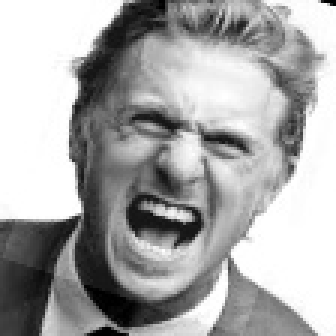
//> input picture code/ascend_310B/smart_ip_interaction/datasets/emotion_dataset_6cls/test/angry/4_jpg.rf.f9677a5917b25f15e8441198f8145abc_0.jpg, 112 x 112 px (shown 3 times larger)
$ ./host ../../../../../../../../ascend_310B/smart_ip_interaction/datasets/emotion_dataset_6cls/test/angry/20231118_194043_jpg.rf.3103f7b5193b400b794ffb58ec3b2d90_0.jpg ../../../../../../../../ascend_310B/smart_ip_interaction/datasets/emotion_dataset_6cls/test/angry/4_jpg.rf.f9677a5917b25f15e8441198f8145abc_0.jpg 100 100 100 100 3   (built with g++ and OpenCV 4)
//> lines starting //> are read from the running program, lines starting //| are printed output that depends on the picture; after the words box and inside, x2 and y2 are one past the last pixel; in counts of white or black regions, pixels touching at a corner belong together
// [16 lines of licence text are left out]

#define PROFILE

#include <adf/adf_api/XRTConfig.h>
#include <chrono>
#include <common/xf_aie_sw_utils.hpp>
#include <common/xfcvDataMovers.h>
#include <fstream>
#include <stdint.h>
#include <stdio.h>
#include <stdlib.h>
#include <xaiengine.h>
#include <xrt/experimental/xrt_graph.h>
#include <xrt/experimental/xrt_kernel.h>
#include <xrt/experimental/xrt_kernel.h>

#include "config.h"

int run_opencv_ref(cv::Mat& srcImageR, cv::Mat& dstRefImage, int thresh_val, int max_val) {
    cv::threshold(srcImageR, dstRefImage, thresh_val, max_val, 0);

    return 0;
}

/*
 ******************************************************************************
 * Top level executable
 ******************************************************************************
 */

int main(int argc, char** argv) {
    try {
        if (argc < 5) {
            std::stringstream errorMessage;
            errorMessage << argv[0] << " <xclbin> <inputImage> <thresh_val> "
                                       "<max_val> [width] [height] [iterations]";
            std::cerr << errorMessage.str();
            throw std::invalid_argument(errorMessage.str());
        }

        const char* xclBinName = argv[1];
        //////////////////////////////////////////
        // Read image from file and resize
        //////////////////////////////////////////
        cv::Mat srcImageR;
        srcImageR = cv::imread(argv[2], 0);
//> srcImageR is the input picture: 112 rows x 112 cols, CV_8UC1; min 0, max 255, mean 168.3

        int width = srcImageR.cols;
//> width = 112
        if (argc >= 6) width = atoi(argv[5]);
//> width = 100
        int height = srcImageR.rows;
//> height = 112
        if (argc >= 7) height = atoi(argv[6]);
//> height = 100

        if ((width != srcImageR.cols) || (height != srcImageR.rows))
            cv::resize(srcImageR, srcImageR, cv::Size(width, height));
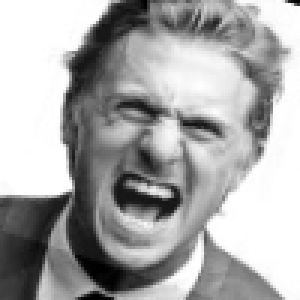
//> srcImageR: 100 rows x 100 cols, CV_8UC1 (shown 3 times larger); min 0, max 255, mean 168.2

        int iterations = 1;
        if (argc >= 8) iterations = atoi(argv[7]);
//> iterations = 3

        std::cout << "Image size" << std::endl;
        std::cout << srcImageR.rows << std::endl;
//| 100
        std::cout << srcImageR.cols << std::endl;
//| 100
        std::cout << srcImageR.elemSize() << std::endl;
//| 1
        std::cout << "Image size (end)" << std::endl;
        int op_width = srcImageR.cols;
//> op_width = 100
        int op_height = srcImageR.rows;
//> op_height = 100

        //////////////////////////////////////////
        // Run opencv reference test (filter2D design)
        //////////////////////////////////////////
        int16_t thresh_val = atoi(argv[3]);
//> thresh_val = 100
        int16_t max_val = atoi(argv[4]);
//> max_val = 100
        cv::Mat dstRefImage;
        run_opencv_ref(srcImageR, dstRefImage, thresh_val, max_val);
//> in run_opencv_ref, `cv::threshold(srcImageR, dstRefImage, thresh_val, max_val, 0);`:
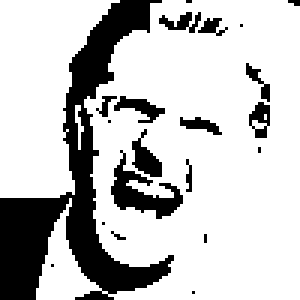
//> dstRefImage: 100 rows x 100 cols, CV_8UC1 (shown 3 times larger); values 0 (black) and 100 (white), 76.9% white; 21 black regions (12 under 20 px), largest, box (x1, y1, x2, y2) and area: (0, 0, 58, 100) 1689, (37, 50, 61, 73) 207, (44, 43, 54, 59) 79

        // Initialize device
        xF::deviceInit(xclBinName);
//> (this line was passed over: xF is not available in this run)

        // Load image
        std::vector<int16_t> srcData;
        srcData.assign(srcImageR.data, (srcImageR.data + srcImageR.total()));
//> srcData = 10000 values, max 255 at index 0, min 0 at index 48, mean 168.2
        cv::Mat src(srcImageR.rows, srcImageR.cols, CV_16SC1, (void*)srcData.data());

        std::vector<int16_t> dstData;
        dstData.assign(op_height * op_width, 0);
//> dstData = 10000 values from 0 to 0
        cv::Mat dst(op_height, op_width, CV_16SC1, (void*)dstData.data());
        cv::Mat dstOutImage(op_height, op_width, srcImageR.type());

//> (the run ends here: the program needs code that is not available in this run, at `xF::xfcvDataMovers<xF::TILER, int16_t, TILE_HEIGHT, TILE_WIDTH, VECTOR..`)

$ run again, on code/ascend_310B/smart_ip_interaction/datasets/emotion_dataset_6cls/test/angry/GettyImages-156904795-eb52780b8c0d46ccab861ca71ee37881_jpg.rf.3cec9b48cabeb45e96a886fa8148073d_0.jpg
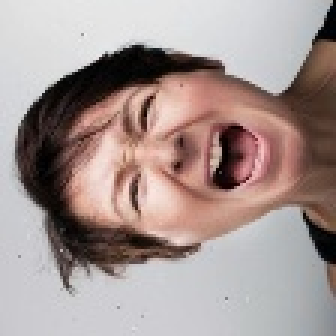
//> input picture code/ascend_310B/smart_ip_interaction/datasets/emotion_dataset_6cls/test/angry/GettyImages-156904795-eb52780b8c0d46ccab861ca71ee37881_jpg.rf.3cec9b48cabeb45e96a886fa8148073d_0.jpg, 112 x 112 px (shown 3 times larger)
//> `if (argc >= 6) width = atoi(argv[5]);`: width = 100
//> `cv::resize(srcImageR, srcImageR, cv::Size(width, height));`:
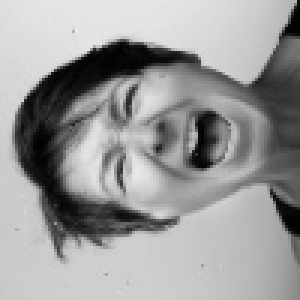
//> srcImageR: 100 rows x 100 cols, CV_8UC1 (shown 3 times larger); min 0, max 235, mean 153.8
//> iterations = 3
//| 100
//| 100
//| 1
//> thresh_val = 100
//> in run_opencv_ref, `cv::threshold(srcImageR, dstRefImage, thresh_val, max_val, 0);`:
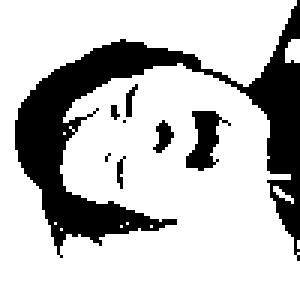
//> dstRefImage: 100 rows x 100 cols, CV_8UC1 (shown 3 times larger); values 0 (black) and 100 (white), 76% white; 8 black regions (4 under 20 px), largest, box (x1, y1, x2, y2) and area: (5, 0, 100, 87) 2149, (62, 37, 77, 57) 152, (51, 40, 58, 51) 42, (42, 28, 46, 39) 22
//> srcData = 10000 values, max 235 at index 1025, min 0 at index 4913, mean 153.8

$ run again, on code/ascend_310B/smart_ip_interaction/datasets/emotion_dataset_6cls/test/angry/IMG_1159_PNG.rf.66f8831c9b29bb96ec4f3970fffd9a64_0.jpg
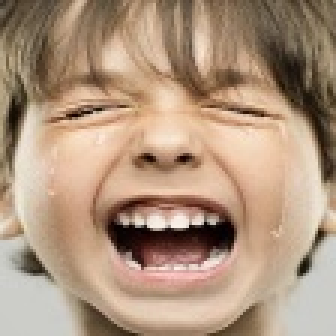
//> input picture code/ascend_310B/smart_ip_interaction/datasets/emotion_dataset_6cls/test/angry/IMG_1159_PNG.rf.66f8831c9b29bb96ec4f3970fffd9a64_0.jpg, 112 x 112 px (shown 3 times larger)
//> `if (argc >= 6) width = atoi(argv[5]);`: width = 100
//> `cv::resize(srcImageR, srcImageR, cv::Size(width, height));`:
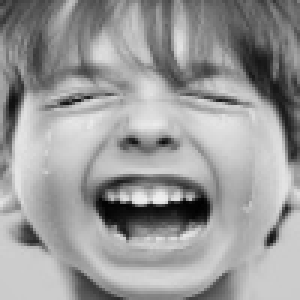
//> srcImageR: 100 rows x 100 cols, CV_8UC1 (shown 3 times larger); min 1, max 239, mean 154
//> iterations = 3
//| 100
//| 100
//| 1
//> thresh_val = 100
//> in run_opencv_ref, `cv::threshold(srcImageR, dstRefImage, thresh_val, max_val, 0);`:
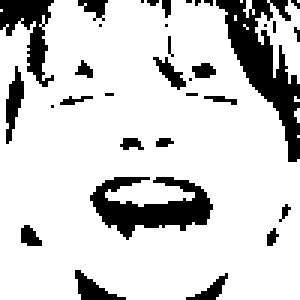
//> dstRefImage: 100 rows x 100 cols, CV_8UC1 (shown 3 times larger); values 0 (black) and 100 (white), 82.4% white; 34 black regions (22 under 20 px), largest, box (x1, y1, x2, y2) and area: (72, 0, 100, 54) 563, (30, 59, 71, 80) 432, (0, 0, 18, 29) 236
//> srcData = 10000 values, max 239 at index 6653, min 1 at index 6767, mean 154

$ run again, on code/ascend_310B/smart_ip_interaction/datasets/emotion_dataset_6cls/test/angry/angry_629_jpg.rf.2e4f9940e0941053ab938ec98ace5c3a_0.jpg
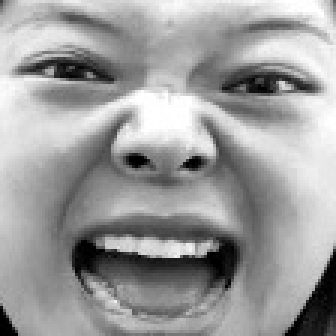
//> input picture code/ascend_310B/smart_ip_interaction/datasets/emotion_dataset_6cls/test/angry/angry_629_jpg.rf.2e4f9940e0941053ab938ec98ace5c3a_0.jpg, 112 x 112 px (shown 3 times larger)
//> srcImageR is the input picture: 112 rows x 112 cols, CV_8UC1; min 0, max 255, mean 156.7
//> `if (argc >= 6) width = atoi(argv[5]);`: width = 100
//> `cv::resize(srcImageR, srcImageR, cv::Size(width, height));`:
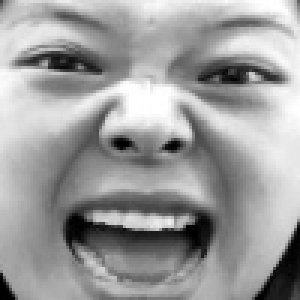
//> srcImageR: 100 rows x 100 cols, CV_8UC1 (shown 3 times larger); min 0, max 255, mean 156.6
//> iterations = 3
//| 100
//| 100
//| 1
//> thresh_val = 100
//> in run_opencv_ref, `cv::threshold(srcImageR, dstRefImage, thresh_val, max_val, 0);`:
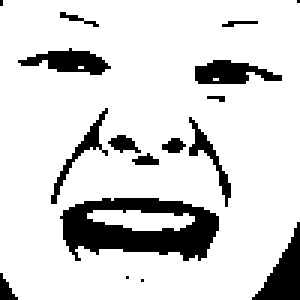
//> dstRefImage: 100 rows x 100 cols, CV_8UC1 (shown 3 times larger); values 0 (black) and 100 (white), 84.8% white; 17 black regions (7 under 20 px), largest, box (x1, y1, x2, y2) and area: (20, 66, 73, 87) 673, (84, 74, 100, 100) 193, (6, 16, 37, 25) 152
//> srcData = 10000 values, max 255 at index 85, min 0 at index 4740, mean 156.6
